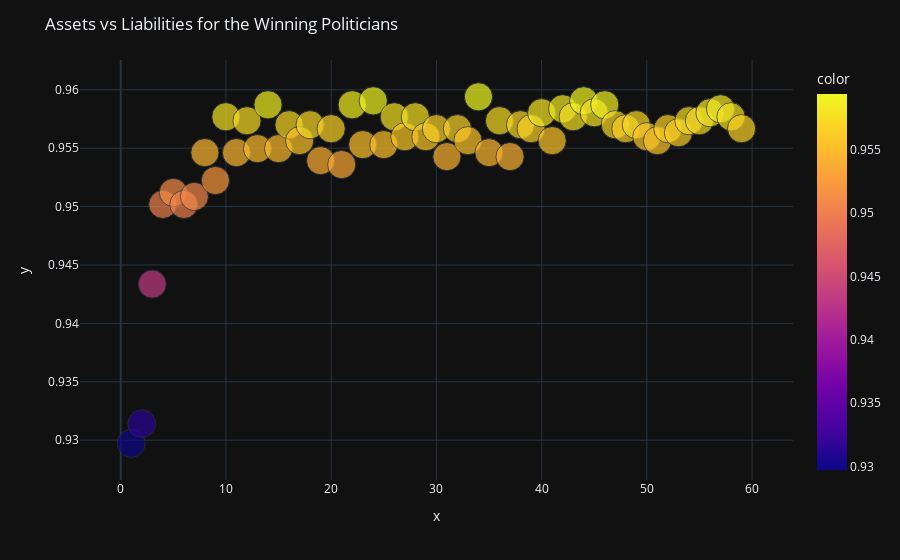

The notebook cell this image was saved under:
### Code cell
df_not_winner = dataset[dataset.WINNER == 0]
df_winner = dataset[dataset.WINNER == 1]
df_winner_upsampled = resample(df_winner, replace = True,n_samples = 1452, random_state = 0) 
df_total_upsampled = pd.concat([df_not_winner, df_winner_upsampled])
df_total_upsampled.WINNER.value_counts()
y = df_total_upsampled['WINNER']
X = df_total_upsampled.drop(['WINNER'], axis = 1)
rf_scores = []
for k in range(1,60):
    randomforest_classifier= RandomForestClassifier(n_estimators=k,random_state=0)
    score=cross_val_score(randomforest_classifier,X,y,cv=10)
    rf_scores.append(score.mean())
fig=px.scatter(x=[k for k in range(1, 60)],y= rf_scores,color=rf_scores,size=rf_scores)
fig.update_layout(title_text='Assets vs Liabilities for the Winning Politicians',template='plotly_dark')
fig.show()

### Figure 1 — Plotly figure (JSON) as saved in the notebook; plotly's stock layout.template omitted (floating-point values rounded to 4 significant figures)
{"data": [{"hovertemplate": "x=%{x}<br>y=%{y}<br>size=%{marker.size}<br>color=%{marker.color}<extra></extra>", "legendgroup": "", "marker": {"color": [0.9297, 0.9314, 0.9434, 0.9502, 0.9512, 0.9502, 0.9509, 0.9546, 0.9522, 0.9577, 0.9546, 0.9573, 0.955, 0.9587, 0.955, 0.957, 0.9556, 0.957, 0.9539, 0.9567, 0.9536, 0.9587, 0.9553, 0.9591, 0.9553, 0.9577, 0.956, 0.9577, 0.956, 0.9567, 0.9543, 0.9567, 0.9556, 0.9594, 0.9546, 0.9574, 0.9543, 0.957, 0.9567, 0.958, 0.9556, 0.9584, 0.9577, 0.9591, 0.958, 0.9587, 0.957, 0.9567, 0.957, 0.956, 0.9556, 0.9567, 0.9563, 0.9574, 0.9574, 0.958, 0.9584, 0.9577, 0.9567], "coloraxis": "coloraxis", "size": [0.9297, 0.9314, 0.9434, 0.9502, 0.9512, 0.9502, 0.9509, 0.9546, 0.9522, 0.9577, 0.9546, 0.9573, 0.955, 0.9587, 0.955, 0.957, 0.9556, 0.957, 0.9539, 0.9567, 0.9536, 0.9587, 0.9553, 0.9591, 0.9553, 0.9577, 0.956, 0.9577, 0.956, 0.9567, 0.9543, 0.9567, 0.9556, 0.9594, 0.9546, 0.9574, 0.9543, 0.957, 0.9567, 0.958, 0.9556, 0.9584, 0.9577, 0.9591, 0.958, 0.9587, 0.957, 0.9567, 0.957, 0.956, 0.9556, 0.9567, 0.9563, 0.9574, 0.9574, 0.958, 0.9584, 0.9577, 0.9567], "sizemode": "area", "sizeref": 0.002398, "symbol": "circle"}, "mode": "markers", "name": "", "orientation": "v", "showlegend": false, "type": "scatter", "x": [1, 2, 3, 4, 5, 6, 7, 8, 9, 10, 11, 12, 13, 14, 15, 16, 17, 18, 19, 20, 21, 22, 23, 24, 25, 26, 27, 28, 29, 30, 31, 32, 33, 34, 35, 36, 37, 38, 39, 40, 41, 42, 43, 44, 45, 46, 47, 48, 49, 50, 51, 52, 53, 54, 55, 56, 57, 58, 59], "xaxis": "x", "y": [0.9297, 0.9314, 0.9434, 0.9502, 0.9512, 0.9502, 0.9509, 0.9546, 0.9522, 0.9577, 0.9546, 0.9573, 0.955, 0.9587, 0.955, 0.957, 0.9556, 0.957, 0.9539, 0.9567, 0.9536, 0.9587, 0.9553, 0.9591, 0.9553, 0.9577, 0.956, 0.9577, 0.956, 0.9567, 0.9543, 0.9567, 0.9556, 0.9594, 0.9546, 0.9574, 0.9543, 0.957, 0.9567, 0.958, 0.9556, 0.9584, 0.9577, 0.9591, 0.958, 0.9587, 0.957, 0.9567, 0.957, 0.956, 0.9556, 0.9567, 0.9563, 0.9574, 0.9574, 0.958, 0.9584, 0.9577, 0.9567], "yaxis": "y"}], "layout": {"coloraxis": {"colorbar": {"title": {"text": "color"}}, "colorscale": [[0, "#0d0887"], [0.1111, "#46039f"], [0.2222, "#7201a8"], [0.3333, "#9c179e"], [0.4444, "#bd3786"], [0.5556, "#d8576b"], [0.6667, "#ed7953"], [0.7778, "#fb9f3a"], [0.8889, "#fdca26"], [1, "#f0f921"]]}, "legend": {"itemsizing": "constant", "tracegroupgap": 0}, "margin": {"t": 60}, "title": {"text": "Assets vs Liabilities for the Winning Politicians"}, "xaxis": {"anchor": "y", "domain": [0, 1], "title": {"text": "x"}}, "yaxis": {"anchor": "x", "domain": [0, 1], "title": {"text": "y"}}}}
